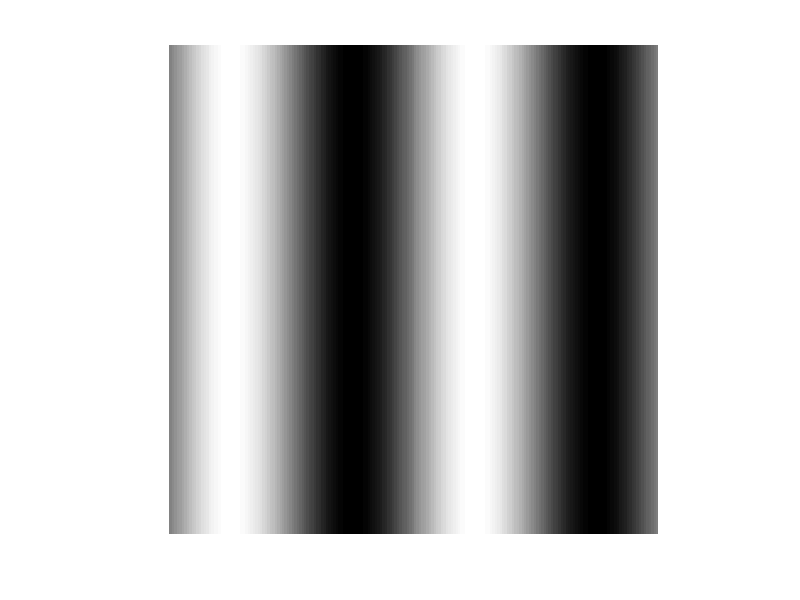

This chart was generated by the following MATLAB code:
function grating = rd_grating(pixelsPerDegree, sizeDegrees, ...
    spatialFrequency, tiltDegrees, phase, contrast)

% function grating = rd_grating(pixelsPerDegree, sizeDegrees, ...
%     spatialFrequency, tiltDegrees, phase, contrast)
%
% Inputs:
% pixelsPerDegree [=99]: pixels per degree of visual angle
% sizeDegrees [=2]: side length in degrees of visual angle
% spatialFrequency [=3]
% tiltDegrees [=0]
% phase [=0]
% contrast [=1]: contrast of the grating, 0-1
%
% Outputs:
% grating image scaled 0-1

%% inputs
if nargin==0
    pixelsPerDegree = 100; 
    sizeDegrees = 2;
    spatialFrequency = 1;
    tiltDegrees = 0; 
    phase = 0;
    contrast = 1;
end

%% Make meshgrid
sizePixels = round(sizeDegrees * pixelsPerDegree);

grid = linspace(-sizeDegrees/2, sizeDegrees/2, sizePixels);

[x, y] = meshgrid(grid, grid);

%% Make grating
a = cos(tiltDegrees * pi/180) * spatialFrequency * 2*pi;
b = sin(tiltDegrees * pi/180) * spatialFrequency * 2*pi;

sinwav = sin(a*x+b*y+phase);

grating = .5 + .5*(contrast * sinwav);

%% Show grating
imshow(grating)

